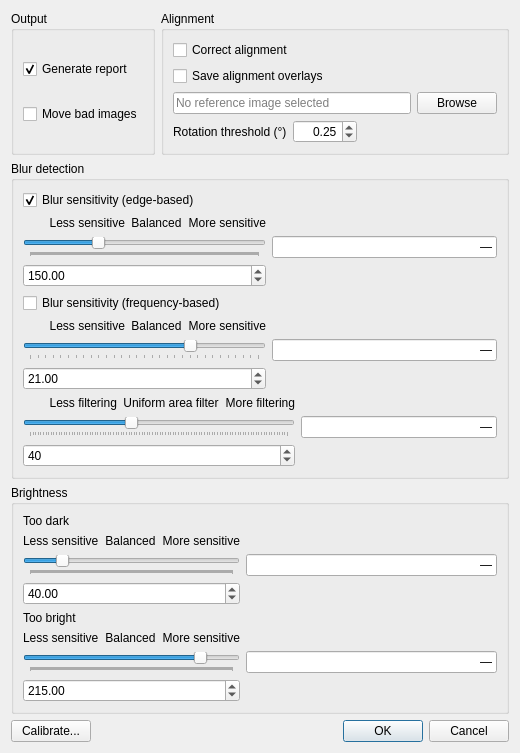
<?xml version="1.0" encoding="UTF-8"?>
<ui version="4.0">
 <class>TriageOptionsDlg</class>
 <widget class="QDialog" name="TriageOptionsDlg">
  <property name="geometry">
   <rect><x>0</x><y>0</y><width>520</width><height>520</height></rect>
  </property>
  <property name="windowTitle"><string>Image Triage Options</string></property>
  <layout class="QVBoxLayout" name="verticalLayoutMain">

   <!-- Row 1: Output + Alignment side by side -->
   <item>
    <layout class="QHBoxLayout" name="hLayoutTopRow">

     <item>
      <widget class="QGroupBox" name="groupBox_Output">
       <property name="title"><string>Output</string></property>
       <layout class="QVBoxLayout" name="vLayoutOutput">
        <item>
         <widget class="QCheckBox" name="checkBoxTriageImagesReport">
          <property name="text"><string>Generate report</string></property>
          <property name="checked"><bool>true</bool></property>
          <property name="toolTip"><string>Saves a CSV file in the image folder with focus, brightness, and quality scores for every image processed.</string></property>
         </widget>
        </item>
        <item>
         <widget class="QCheckBox" name="checkBoxTriageImagesMove">
          <property name="text"><string>Move bad images</string></property>
          <property name="toolTip"><string>Moves images that fail quality checks into a MovedImages subfolder so they are excluded from downstream processing.</string></property>
         </widget>
        </item>
       </layout>
      </widget>
     </item>

     <item>
      <widget class="QGroupBox" name="groupBox_Alignment">
       <property name="title"><string>Alignment</string></property>
       <layout class="QVBoxLayout" name="vLayoutAlignment">
        <item>
         <widget class="QCheckBox" name="checkBox_TriageImages_CorrectAlignment">
          <property name="text"><string>Correct alignment</string></property>
          <property name="checked"><bool>false</bool></property>
          <property name="toolTip"><string>Detects and corrects camera rotation and shift between images and a reference image. Requires a reference image to be selected below.</string></property>
         </widget>
        </item>
        <item>
         <widget class="QCheckBox" name="checkBox_TriageImages_SavePolylines">
          <property name="text"><string>Save alignment overlays</string></property>
          <property name="toolTip"><string>Saves diagnostic overlay images showing how each image was matched to the reference. Useful for verifying alignment quality.</string></property>
         </widget>
        </item>
        <item>
         <layout class="QHBoxLayout" name="hLayoutRefImage">
          <item>
           <widget class="QLineEdit" name="lineEdit_ReferenceImagePath">
            <property name="placeholderText"><string>No reference image selected</string></property>
            <property name="readOnly"><bool>true</bool></property>
            <property name="toolTip"><string>Select a known-good reference image from the same camera. Used for alignment correction.</string></property>
           </widget>
          </item>
          <item>
           <widget class="QPushButton" name="pushButton_SelectReferenceImage">
            <property name="text"><string>Browse</string></property>
            <property name="toolTip"><string>Select a known-good reference image from the same camera.</string></property>
           </widget>
          </item>
         </layout>
        </item>
        <item>
         <layout class="QHBoxLayout" name="hLayoutRotation">
          <item>
           <widget class="QLabel" name="labelRotationThreshold">
            <property name="text"><string>Rotation threshold (°)</string></property>
            <property name="toolTip"><string>Images rotated more than this many degrees from the reference are flagged for realignment.</string></property>
           </widget>
          </item>
          <item>
           <widget class="QDoubleSpinBox" name="doubleSpinBox_TriageOptions_RotationThreshold">
            <property name="toolTip"><string>Images rotated more than this many degrees from the reference are flagged for realignment.</string></property>
            <property name="maximum"><double>180.000000000000000</double></property>
            <property name="singleStep"><double>0.010000000000000</double></property>
            <property name="value"><double>0.250000000000000</double></property>
            <property name="alignment"><set>Qt::AlignRight|Qt::AlignVCenter</set></property>
           </widget>
          </item>
          <item>
           <spacer name="spacerRotation">
            <property name="orientation"><enum>Qt::Horizontal</enum></property>
            <property name="sizeHint" stdset="0"><size><width>20</width><height>20</height></size></property>
           </spacer>
          </item>
         </layout>
        </item>
       </layout>
      </widget>
     </item>

    </layout>
   </item>

   <!-- Blur detection -->
   <item>
    <widget class="QGroupBox" name="groupBox_Blur">
     <property name="title"><string>Blur detection</string></property>
     <layout class="QVBoxLayout" name="vLayoutBlur">

      <!-- Edge-based -->
      <item>
       <widget class="QCheckBox" name="checkBox_UseLaplacian">
        <property name="text"><string>Blur sensitivity (edge-based)</string></property>
        <property name="checked"><bool>true</bool></property>
        <property name="toolTip"><string>Enable the edge-sharpness blur detector. Detects focus blur and camera vibration blur. Recommended for fixed-mounted cameras.</string></property>
       </widget>
      </item>
      <item>
       <layout class="QGridLayout" name="gridLapSlider">
        <item row="0" column="0">
         <widget class="QLabel" name="labelLapLeft">
          <property name="text"><string>        Less sensitive</string></property>
         </widget>
        </item>
        <item row="0" column="1">
         <widget class="QLabel" name="labelLapMiddle">
          <property name="text"><string>Balanced</string></property>
          <property name="alignment"><set>Qt::AlignHCenter|Qt::AlignVCenter</set></property>
         </widget>
        </item>
        <item row="0" column="2">
         <widget class="QLabel" name="labelLapRight">
          <property name="text"><string>More sensitive</string></property>
          <property name="alignment"><set>Qt::AlignRight|Qt::AlignVCenter</set></property>
         </widget>
        </item>
        <item row="1" column="3">
         <widget class="QLineEdit" name="lineEdit_lap_value">
          <property name="text"><string>—</string></property>
          <property name="alignment"><set>Qt::AlignRight|Qt::AlignVCenter</set></property>
          <property name="maximumWidth"><number>55</number></property>
         </widget>
        </item>
        <item row="1" column="0" colspan="3">
         <widget class="QSlider" name="sliderLaplacian">
          <property name="singleStep"><number>1</number></property>
          <property name="pageStep"><number>1</number></property>
          <property name="minimum"><number>0</number></property>
          <property name="maximum"><number>500</number></property>
          <property name="value"><number>150</number></property>
          <property name="orientation"><enum>Qt::Horizontal</enum></property>
          <property name="tickPosition"><enum>QSlider::TicksBelow</enum></property>
          <property name="tickInterval"><number>1</number></property>
          <property name="toolTip"><string>Adjusts how aggressively the edge-based detector flags blurry images. Use Calibrate to find the best setting for your camera.</string></property>
         </widget>
        </item>
        <item row="2" column="0" colspan="3">
         <widget class="QDoubleSpinBox" name="doubleSpinBoxLaplacianThreshold">
          <property name="visible"><bool>false</bool></property>
          <property name="minimum"><double>0.000000000000000</double></property>
          <property name="maximum"><double>1000.000000000000000</double></property>
          <property name="value"><double>150.000000000000000</double></property>
         </widget>
        </item>
       </layout>
      </item>

      <!-- Frequency-based -->
      <item>
       <widget class="QCheckBox" name="checkBox_UseFftBlur">
        <property name="text"><string>Blur sensitivity (frequency-based)</string></property>
        <property name="checked"><bool>false</bool></property>
        <property name="toolTip"><string>Enable the frequency-based blur detector. Useful for detecting large-scale blur patterns. Disabled by default — edge-based detection alone is sufficient for fixed-camera blur.</string></property>
       </widget>
      </item>
      <item>
       <layout class="QGridLayout" name="gridFftSlider">
        <item row="0" column="0">
         <widget class="QLabel" name="labelFftLeft">
          <property name="text"><string>        Less sensitive</string></property>
          <property name="enabled"><bool>true</bool></property>
         </widget>
        </item>
        <item row="0" column="1">
         <widget class="QLabel" name="labelFftMiddle">
          <property name="text"><string>Balanced</string></property>
          <property name="enabled"><bool>true</bool></property>
          <property name="alignment"><set>Qt::AlignHCenter|Qt::AlignVCenter</set></property>
         </widget>
        </item>
        <item row="0" column="2">
         <widget class="QLabel" name="labelFftRight">
          <property name="text"><string>More sensitive</string></property>
          <property name="enabled"><bool>true</bool></property>
          <property name="alignment"><set>Qt::AlignRight|Qt::AlignVCenter</set></property>
         </widget>
        </item>
        <item row="1" column="3">
         <widget class="QLineEdit" name="lineEdit_fft_value">
          <property name="text"><string>—</string></property>
          <property name="alignment"><set>Qt::AlignRight|Qt::AlignVCenter</set></property>
          <property name="maximumWidth"><number>55</number></property>
         </widget>
        </item>
        <item row="1" column="0" colspan="3">
         <widget class="QSlider" name="sliderFftBlur">
          <property name="enabled"><bool>true</bool></property>
          <property name="singleStep"><number>1</number></property>
          <property name="pageStep"><number>1</number></property>
          <property name="minimum"><number>0</number></property>
          <property name="maximum"><number>30</number></property>
          <property name="value"><number>21</number></property>
          <property name="orientation"><enum>Qt::Horizontal</enum></property>
          <property name="tickPosition"><enum>QSlider::TicksBelow</enum></property>
          <property name="tickInterval"><number>1</number></property>
          <property name="toolTip"><string>Adjusts how aggressively the frequency-based detector flags blurry images. Use Calibrate to find the best setting for your camera.</string></property>
         </widget>
        </item>
        <!-- Hidden spinbox stores actual value — driven by slider via code -->
        <item row="2" column="0" colspan="3">
         <widget class="QDoubleSpinBox" name="doubleSpinBoxBlurThreshhold">
          <property name="enabled"><bool>true</bool></property>
          <property name="visible"><bool>false</bool></property>
          <property name="minimum"><double>-100.000000000000000</double></property>
          <property name="maximum"><double>100.000000000000000</double></property>
          <property name="value"><double>21.000000000000000</double></property>
         </widget>
        </item>
       </layout>
      </item>

      <!-- Uniform area filter (sub-item of frequency-based) -->
      <item>
       <layout class="QGridLayout" name="gridUniformSlider">
        <item row="0" column="0">
         <widget class="QLabel" name="labelUniformLeft">
          <property name="text"><string>        Less filtering</string></property>
          <property name="enabled"><bool>true</bool></property>
         </widget>
        </item>
        <item row="0" column="1">
         <widget class="QLabel" name="labelUniformMiddle">
          <property name="text"><string>Uniform area filter</string></property>
          <property name="enabled"><bool>true</bool></property>
          <property name="alignment"><set>Qt::AlignHCenter|Qt::AlignVCenter</set></property>
         </widget>
        </item>
        <item row="0" column="2">
         <widget class="QLabel" name="labelUniformRight">
          <property name="text"><string>More filtering</string></property>
          <property name="enabled"><bool>true</bool></property>
          <property name="alignment"><set>Qt::AlignRight|Qt::AlignVCenter</set></property>
         </widget>
        </item>
        <item row="1" column="3">
         <widget class="QLineEdit" name="lineEdit_uaf_value">
          <property name="text"><string>—</string></property>
          <property name="alignment"><set>Qt::AlignRight|Qt::AlignVCenter</set></property>
          <property name="maximumWidth"><number>55</number></property>
         </widget>
        </item>
        <item row="1" column="0" colspan="3">
         <widget class="QSlider" name="sliderUniformArea">
          <property name="enabled"><bool>true</bool></property>
          <property name="singleStep"><number>1</number></property>
          <property name="pageStep"><number>1</number></property>
          <property name="minimum"><number>1</number></property>
          <property name="maximum"><number>100</number></property>
          <property name="value"><number>40</number></property>
          <property name="orientation"><enum>Qt::Horizontal</enum></property>
          <property name="tickPosition"><enum>QSlider::TicksBelow</enum></property>
          <property name="tickInterval"><number>1</number></property>
          <property name="toolTip"><string>Controls how much large uniform areas like sky and water are filtered out before measuring sharpness. Only applies when frequency-based detection is enabled.</string></property>
         </widget>
        </item>
        <item row="2" column="0" colspan="3">
         <widget class="QSpinBox" name="spinBoxShiftSize">
          <property name="enabled"><bool>true</bool></property>
          <property name="visible"><bool>false</bool></property>
          <property name="minimum"><number>1</number></property>
          <property name="maximum"><number>200</number></property>
          <property name="value"><number>40</number></property>
         </widget>
        </item>
       </layout>
      </item>

     </layout>
    </widget>
   </item>

   <!-- Brightness -->
   <item>
    <widget class="QGroupBox" name="groupBox_Brightness">
     <property name="title"><string>Brightness</string></property>
     <layout class="QVBoxLayout" name="vLayoutBrightness">

      <!-- Too dark -->
      <item>
       <widget class="QLabel" name="labelTooDark">
        <property name="text"><string>Too dark</string></property>
        <property name="toolTip"><string>Controls how dark an image must be before it is flagged. More sensitive = flags more dark images.</string></property>
       </widget>
      </item>
      <item>
       <layout class="QGridLayout" name="gridDarkSlider">
        <item row="0" column="0">
         <widget class="QLabel" name="labelDarkLeft">
          <property name="text"><string>Less sensitive</string></property>
         </widget>
        </item>
        <item row="0" column="1">
         <widget class="QLabel" name="labelDarkMiddle">
          <property name="text"><string>Balanced</string></property>
          <property name="alignment"><set>Qt::AlignHCenter|Qt::AlignVCenter</set></property>
         </widget>
        </item>
        <item row="0" column="2">
         <widget class="QLabel" name="labelDarkRight">
          <property name="text"><string>More sensitive</string></property>
          <property name="alignment"><set>Qt::AlignRight|Qt::AlignVCenter</set></property>
         </widget>
        </item>
        <item row="1" column="3">
         <widget class="QLineEdit" name="lineEdit_bmin_value">
          <property name="text"><string>—</string></property>
          <property name="alignment"><set>Qt::AlignRight|Qt::AlignVCenter</set></property>
          <property name="maximumWidth"><number>55</number></property>
         </widget>
        </item>
        <item row="1" column="0" colspan="3">
         <widget class="QSlider" name="sliderBrightnessMin">
          <property name="singleStep"><number>1</number></property>
          <property name="pageStep"><number>1</number></property>
          <property name="minimum"><number>0</number></property>
          <property name="maximum"><number>255</number></property>
          <property name="value"><number>40</number></property>
          <property name="orientation"><enum>Qt::Horizontal</enum></property>
          <property name="tickPosition"><enum>QSlider::TicksBelow</enum></property>
          <property name="tickInterval"><number>1</number></property>
          <property name="toolTip"><string>Controls how dark an image must be before it is flagged. More sensitive = flags more dark images. Use Calibrate to find the best setting.</string></property>
         </widget>
        </item>
        <item row="2" column="0" colspan="3">
         <widget class="QDoubleSpinBox" name="doubleSpinBoxBrightnessMin">
          <property name="visible"><bool>false</bool></property>
          <property name="maximum"><double>255.000000000000000</double></property>
          <property name="value"><double>40.000000000000000</double></property>
         </widget>
        </item>
       </layout>
      </item>

      <!-- Too bright -->
      <item>
       <widget class="QLabel" name="labelTooBright">
        <property name="text"><string>Too bright</string></property>
        <property name="toolTip"><string>Controls how bright an image must be before it is flagged. More sensitive = flags more bright images.</string></property>
       </widget>
      </item>
      <item>
       <layout class="QGridLayout" name="gridBrightSlider">
        <item row="0" column="0">
         <widget class="QLabel" name="labelBrightLeft">
          <property name="text"><string>Less sensitive</string></property>
         </widget>
        </item>
        <item row="0" column="1">
         <widget class="QLabel" name="labelBrightMiddle">
          <property name="text"><string>Balanced</string></property>
          <property name="alignment"><set>Qt::AlignHCenter|Qt::AlignVCenter</set></property>
         </widget>
        </item>
        <item row="0" column="2">
         <widget class="QLabel" name="labelBrightRight">
          <property name="text"><string>More sensitive</string></property>
          <property name="alignment"><set>Qt::AlignRight|Qt::AlignVCenter</set></property>
         </widget>
        </item>
        <item row="1" column="3">
         <widget class="QLineEdit" name="lineEdit_bmax_value">
          <property name="text"><string>—</string></property>
          <property name="alignment"><set>Qt::AlignRight|Qt::AlignVCenter</set></property>
          <property name="maximumWidth"><number>55</number></property>
         </widget>
        </item>
        <item row="1" column="0" colspan="3">
         <widget class="QSlider" name="sliderBrightnessMax">
          <property name="singleStep"><number>1</number></property>
          <property name="pageStep"><number>1</number></property>
          <property name="minimum"><number>0</number></property>
          <property name="maximum"><number>255</number></property>
          <property name="value"><number>215</number></property>
          <property name="orientation"><enum>Qt::Horizontal</enum></property>
          <property name="tickPosition"><enum>QSlider::TicksBelow</enum></property>
          <property name="tickInterval"><number>1</number></property>
          <property name="toolTip"><string>Controls how bright an image must be before it is flagged. More sensitive = flags more bright images. Use Calibrate to find the best setting.</string></property>
         </widget>
        </item>
        <item row="2" column="0" colspan="3">
         <widget class="QDoubleSpinBox" name="doubleSpinBoxBrightnessMax">
          <property name="visible"><bool>false</bool></property>
          <property name="maximum"><double>255.000000000000000</double></property>
          <property name="value"><double>215.000000000000000</double></property>
         </widget>
        </item>
       </layout>
      </item>

     </layout>
    </widget>
   </item>

   <!-- Dialog buttons -->
   <item>
    <layout class="QHBoxLayout" name="hLayoutDialogButtons">
     <item>
      <widget class="QPushButton" name="pushButton_Calibrate">
       <property name="text"><string>Calibrate...</string></property>
       <property name="toolTip"><string>Open the calibration tool to automatically determine optimal blur and brightness thresholds from your own labelled images.</string></property>
      </widget>
     </item>
     <item>
      <spacer name="spacerDialogButtons">
       <property name="orientation"><enum>Qt::Horizontal</enum></property>
       <property name="sizeHint" stdset="0"><size><width>40</width><height>20</height></size></property>
      </spacer>
     </item>
     <item>
      <widget class="QDialogButtonBox" name="dialogButtonBox_ApplyCancel">
       <property name="orientation"><enum>Qt::Horizontal</enum></property>
       <property name="standardButtons"><set>QDialogButtonBox::Cancel|QDialogButtonBox::Ok</set></property>
       <property name="centerButtons"><bool>false</bool></property>
      </widget>
     </item>
    </layout>
   </item>

  </layout>
 </widget>
 <resources/>
 <connections>
  <connection>
   <sender>dialogButtonBox_ApplyCancel</sender>
   <signal>accepted()</signal>
   <receiver>TriageOptionsDlg</receiver>
   <slot>accept()</slot>
   <hints>
    <hint type="sourcelabel"><x>260</x><y>500</y></hint>
    <hint type="destinationlabel"><x>260</x><y>520</y></hint>
   </hints>
  </connection>
  <connection>
   <sender>dialogButtonBox_ApplyCancel</sender>
   <signal>rejected()</signal>
   <receiver>TriageOptionsDlg</receiver>
   <slot>reject()</slot>
   <hints>
    <hint type="sourcelabel"><x>260</x><y>500</y></hint>
    <hint type="destinationlabel"><x>260</x><y>520</y></hint>
   </hints>
  </connection>
 </connections>
</ui>
